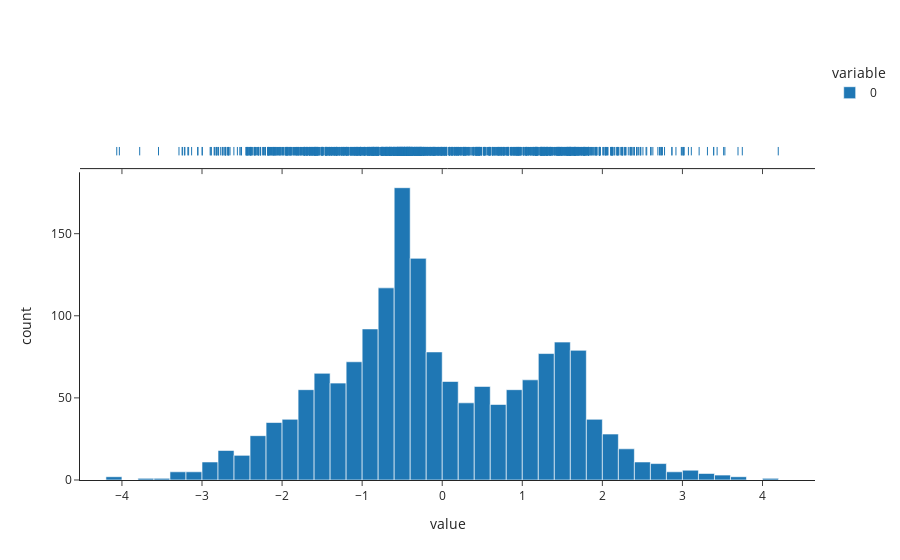

Notebook cell for this chart:
### Code cell
px.histogram(choc_ratings_true.flatten(),
                template='simple_white',
                marginal='rug')

### Figure 1 — Plotly figure (JSON) as saved in the notebook; plotly's stock layout.template omitted (floating-point values rounded to 4 significant figures; data arrays with more than 128 entries replaced by an {"elided": "..."} marker saying what was removed)
{"data": [{"alignmentgroup": "True", "bingroup": "x", "hovertemplate": "variable=0<br>value=%{x}<br>count=%{y}<extra></extra>", "legendgroup": "0", "marker": {"color": "#1F77B4", "pattern": {"shape": ""}}, "name": "0", "offsetgroup": "0", "orientation": "v", "showlegend": true, "type": "histogram", "x": {"elided": "1700 float values"}, "xaxis": "x", "yaxis": "y"}, {"alignmentgroup": "True", "boxpoints": "all", "fillcolor": "rgba(255,255,255,0)", "hoveron": "points", "hovertemplate": "variable=0<br>value=%{x}<extra></extra>", "jitter": 0, "legendgroup": "0", "line": {"color": "rgba(255,255,255,0)"}, "marker": {"color": "#1F77B4", "symbol": "line-ns-open"}, "name": "0", "offsetgroup": "0", "showlegend": false, "type": "box", "x": {"elided": "1700 float values"}, "xaxis": "x2", "yaxis": "y2"}], "layout": {"barmode": "relative", "legend": {"title": {"text": "variable"}, "tracegroupgap": 0}, "margin": {"t": 60}, "xaxis": {"anchor": "y", "domain": [0, 1], "title": {"text": "value"}}, "xaxis2": {"anchor": "y2", "domain": [0, 1], "matches": "x", "showticklabels": false}, "yaxis": {"anchor": "x", "domain": [0, 0.7326], "title": {"text": "count"}}, "yaxis2": {"anchor": "x2", "domain": [0.7426, 1], "matches": "y2", "showline": false, "showticklabels": false, "ticks": ""}}}
